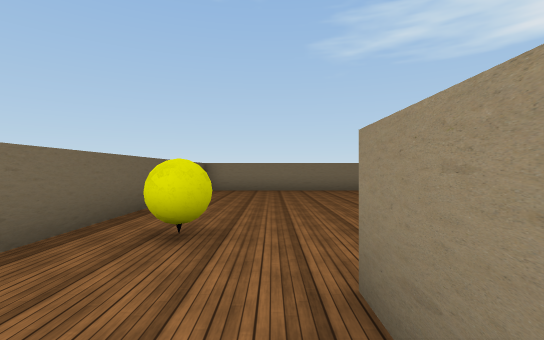
[1] (above)

24 first-person views from a walk through a 3-D level made in the Unity game engine. The camera is 1.5 m above the floor, looks level and sees 85° across. The floor is counted in squares, 2 m on a side. Each view is taken from the middle of a square. On the plan, view 1 faces up. The plan holds only what a view shows up to about 10 squares ahead; the rest is blank. The place goes on beyond the plan. The player is left out. Some animated figures are left out. Some surface patterns are stand-ins.

[2]
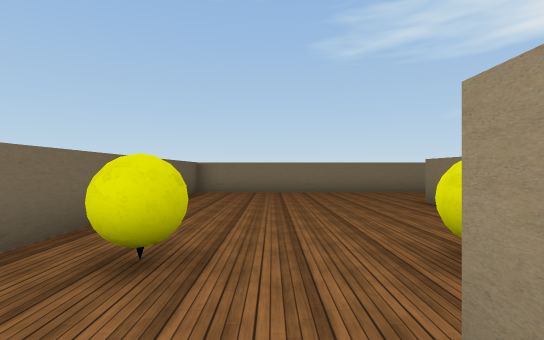

[3]
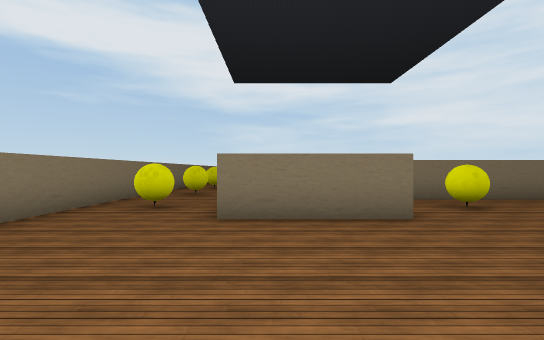

[4]
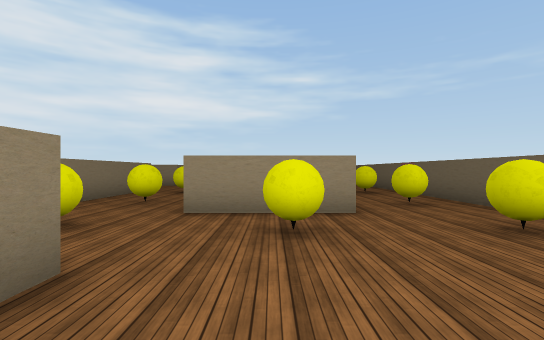

[5]
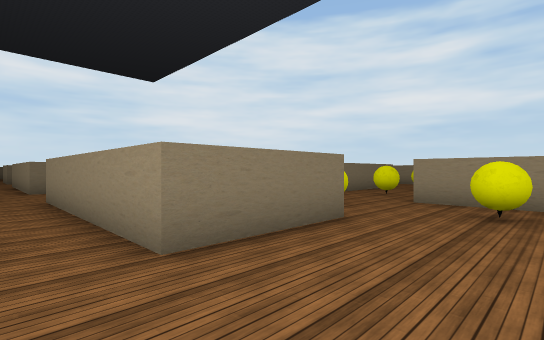

[6]
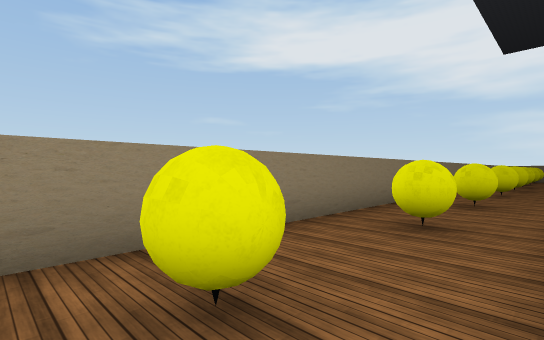

[7]
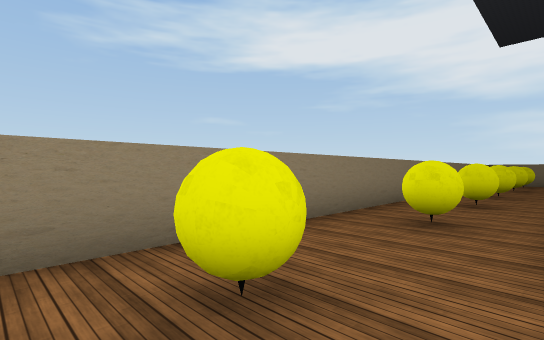

[8]
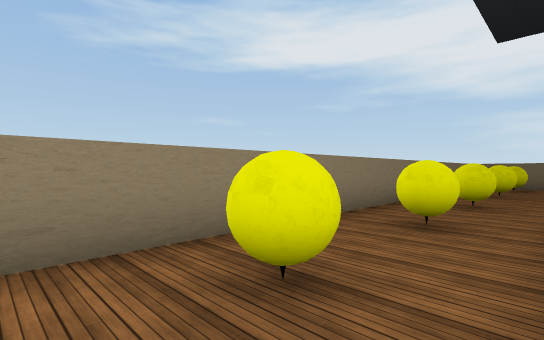

[9]
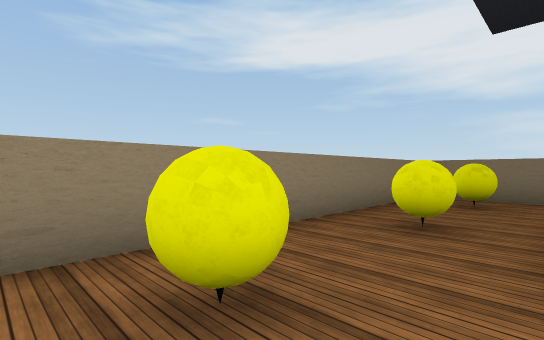

[10]
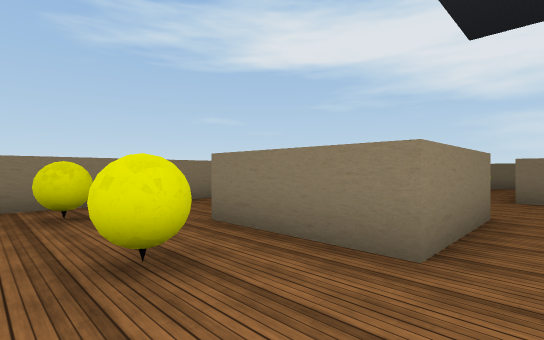

[11]
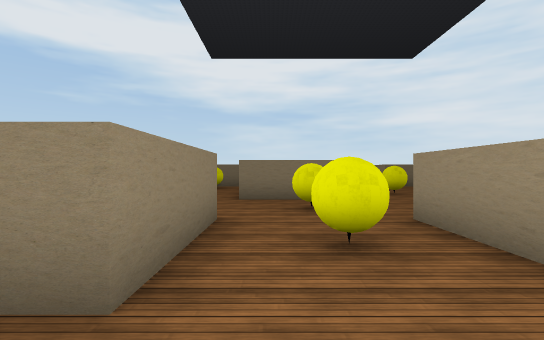

[12]
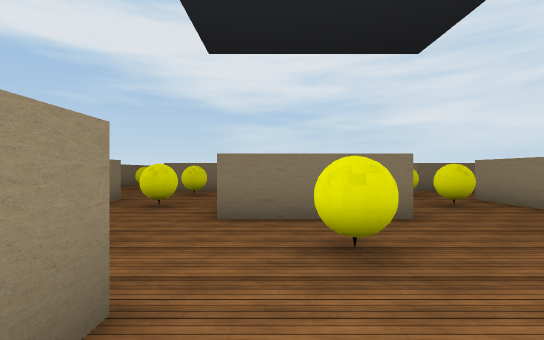

[13]
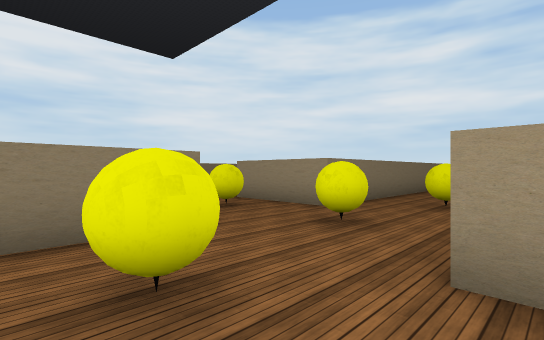

[14]
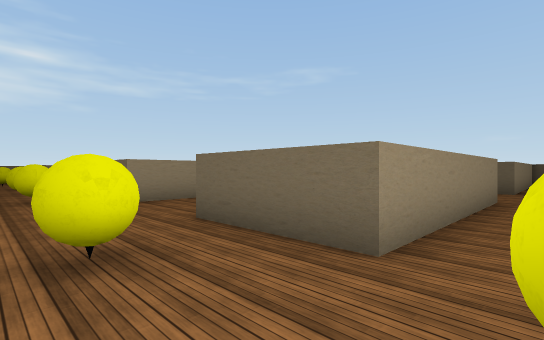

[15]
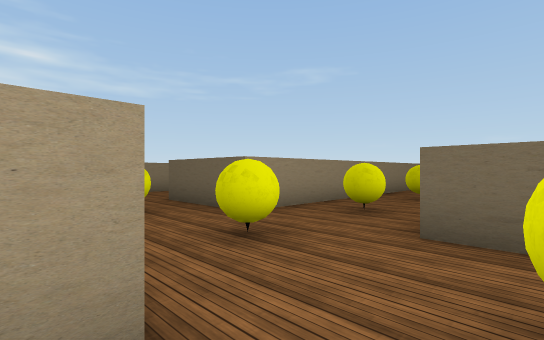

[16]
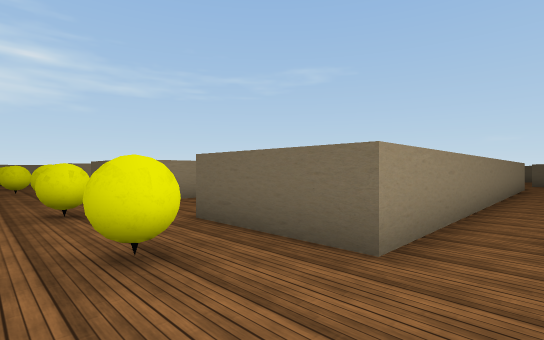

[17]
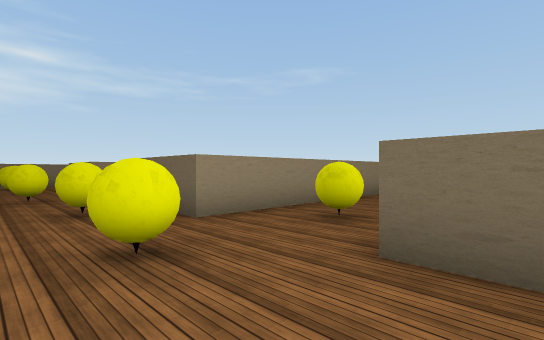

[18]
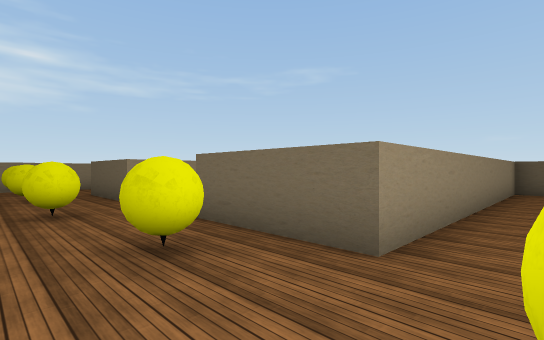

[19]
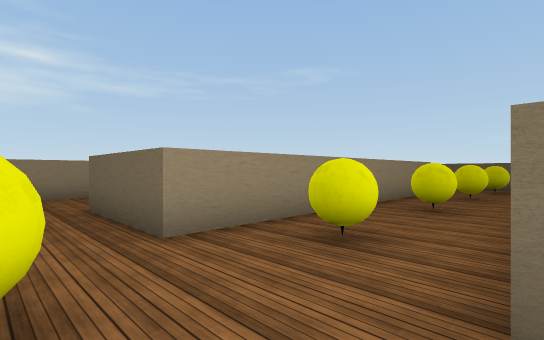

[20]
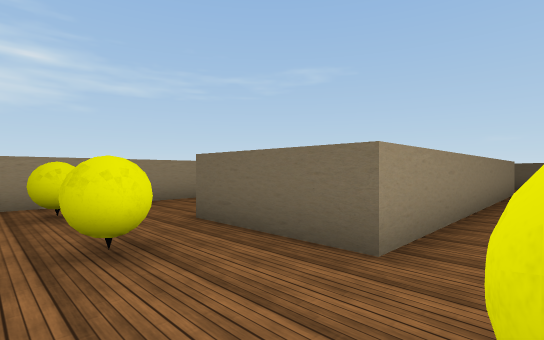

[21]
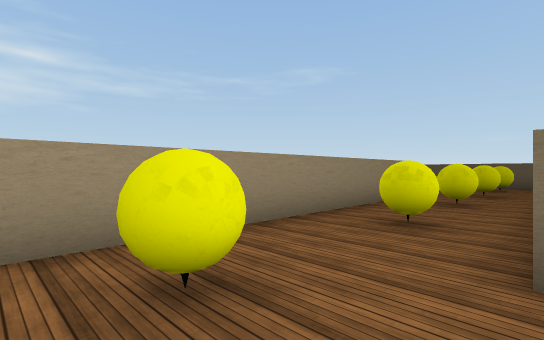

[22]
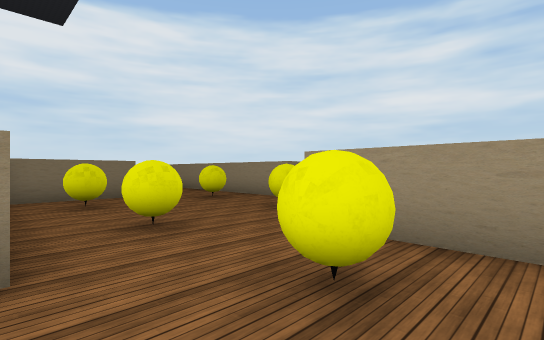

[23]
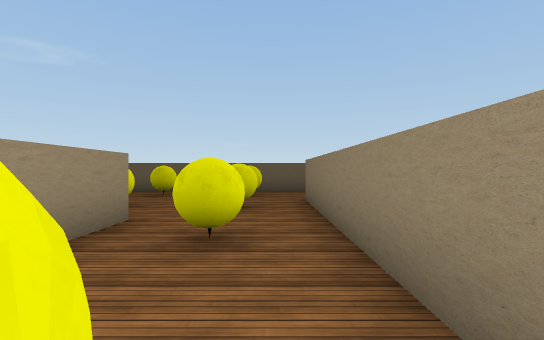

[24]
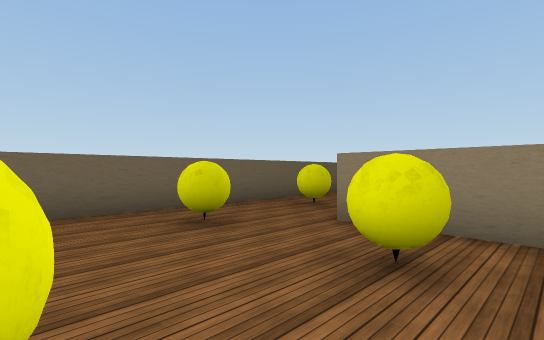

### Floor plan
Points are (right, up) in squares from view 1. A wall is a line through its corners. A room is listed if a view was taken in it or the views show most of it. See-through windows are left out.
Room 1 (views 1, 2, 3, 4, 5, 6, 7, 8, 9, 10, 11, 12, 13, 14, 15, 16, 17, 18, 19, 20, 21, 22, 23, 24)
walls: (14, -4.2) (24.5, -4.2) (24.5, -7.2); (15.5, -9.5) (15.5, -10.2) (24.5, -10.2) (24.5, -13.2); (18.5, 1.8) (24.5, 1.8) (24.5, -1.2); (14, 1.8) (15.5, 1.8) (15.5, 1.4); (6.5, -2.8) (6.5, 3.5); (27.5, -6.6) (27.5, -2.4); (27.5, -1.2) (30.6, -1.2); (12.5, -14.5) (12.5, -22.8); (24.6, 4.8) (21.5, 4.8) (21.5, 7.9); (27.5, 1.8) (27.5, 4.9); (12.5, 7.4) (12.5, 7.8) (13.9, 7.8); (15.5, -16.2) (24.5, -16.2) (24.5, -19.2); (22.1, -19.2) (15.5, -19.2); (3.5, 4.8) (3.5, 7.8) (9.6, 7.8); (27.5, 8.4) (27.5, 10.2); (0.5, 0.5) (0.5, 1.8) (3.6, 1.8); (26.2, 10.8) (-2.5, 10.8) (-2.5, 8.4); (30.6, 7.8) (30, 7.8); (18.5, -22.2) (26.9, -22.2); (-2.5, 6.4) (-2.5, -1.9); (33.5, -22.1) (33.5, -19.5)
objects: other object (-1, -3); other object (-1, 0); other object (-1, 3); other object (2, 3); other object (5, -3); other object (5, 0); other object (5, 3); other object (5, 9); other object (8, 9); other object (11, 9); other object (14, -23); other object (14, -21); other object (14, -18); other object (14, -15); other object (14, 9) to (15, 9); other object (17, -23); other object (17, -21); other object (17, -15); other object (17, 9); other object (20, -21); other object (20, -15); other object (20, -3); other object (20, 6); other object (20, 9); other object (23, -21); other object (23, -15); other object (23, -9); other object (23, -3); other object (23, 3); other object (23, 9); other object (26, -21); other object (26, -18); other object (26, -15); other object (26, -12); other object (26, -9); other object (26, -6); other object (26, -3); other object (26, 0); other object (26, 3); other object (26, 9); other object (29, -24); other object (29, -21); other object (29, 0); other object (29, 6); other object (32, -24); other object (32, -21); other object (32, 0); other object (32, 6)

Positions as (right, up) in squares from view 1, and headings:
1: (0, 0), facing up
2: (0, 1), facing up
3: (-1, 7), facing right
4: (2, 7), facing down
5: (1, 9), facing down-right
6: (4, 8), facing up-right
7: (10, 8), facing up-right
8: (13, 8), facing up-right
9: (19, 8), facing up-right
10: (19, 4), facing up-right
11: (20, 4), facing right
12: (23, 4), facing right
13: (24, 4), facing down-right
14: (27, 3), facing down-left
15: (28, 0), facing down-left
16: (27, -3), facing down-left
17: (27, -6), facing down-left
18: (27, -9), facing down-left
19: (26, -13), facing down-left
20: (27, -15), facing down-left
21: (27, -19), facing down-left
22: (25, -19), facing down-right
23: (23, -20), facing left
24: (18, -23), facing up-left
